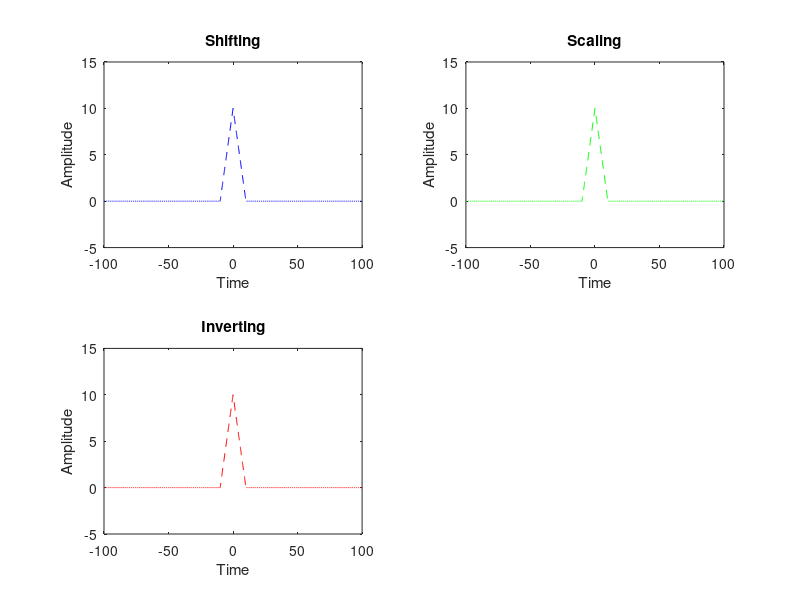

Source code (MATLAB):
%Triangular Function------------------------------------------------------

t=[];
y=[];
j=1;
for i= -100:0.1:100
    t(j)=i;
    if(i<-10)
        y(j)=0;
    elseif(i<=0 && i>=-10)
        y(j)=i+10;
    elseif(i<=10 && i>=0)
        y(j)=10-i;
    else
        y(j)=0;
    end
    j=j+1;
end



%Shifting
A=sin(t+pi/2);
subplot(2,2,1);
plot(t,y,'b--');
axis([-100,100,-5,15]);
% hold on;
% subplot(2,2,1);
% plot(t,A,'b');
% hold off;
xlabel('Time');
ylabel('Amplitude');
title('Shifting');


%Scaling
B=sin(2*t);
subplot(2,2,2);
plot(t,y,'g--');
axis([-100,100,-5,15]);
% hold on;
% subplot(2,2,2);
% plot(t,B,'g');
% hold off;
xlabel('Time');
ylabel('Amplitude');
title('Scaling');


%Inverting
C=sin(-t);
subplot(2,2,3);
plot(t,y,'r--');
axis([-100,100,-5,15]);
% hold on;
% subplot(2,2,3);
% plot(t,C,'r');
% hold off;
xlabel('Time');
ylabel('Amplitude');
title('Inverting');
